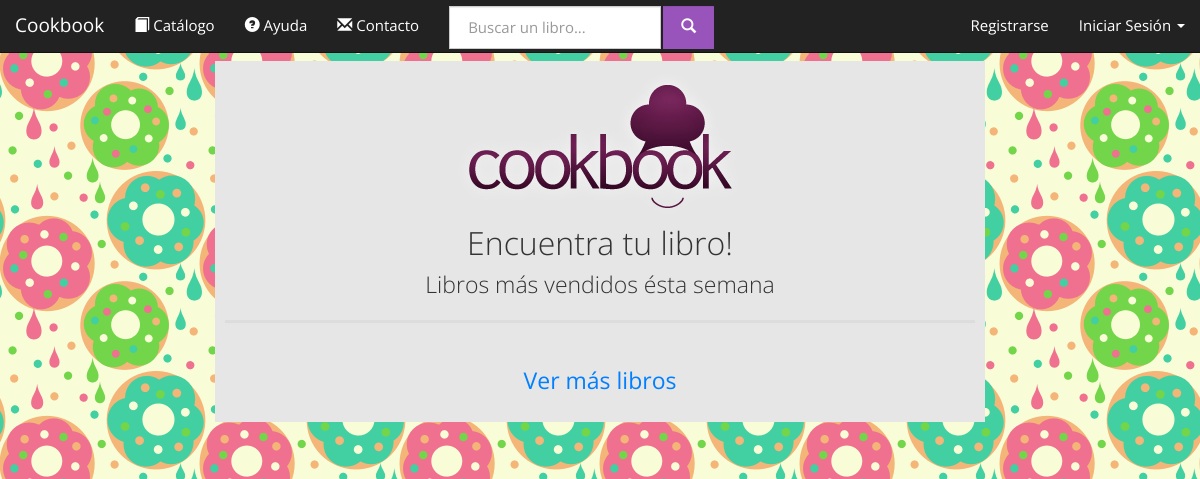
/cookbooks.com.ar/index.php, run on an earlier commit of the app's database.
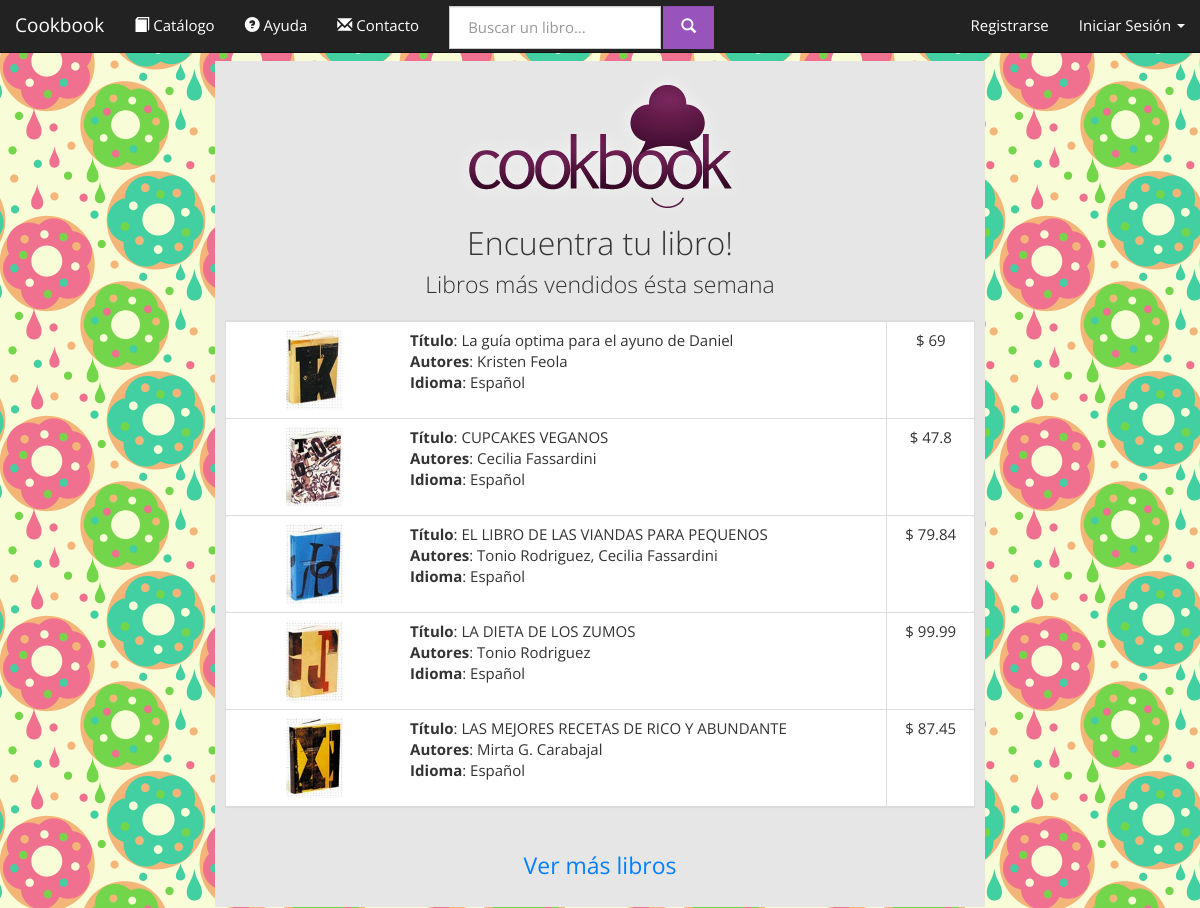
And on a later commit of the database.
### tables this page shows
CREATE TABLE IF NOT EXISTS `libros` (
  `ISBN` varchar(10) NOT NULL DEFAULT '',
  `titulo` varchar(50) NOT NULL DEFAULT '',
  `IDIOMA` varchar(40) NOT NULL DEFAULT '',
  `paginas` int(11) NOT NULL DEFAULT '0',
  `precio` float NOT NULL DEFAULT '0',
  `fecha` date NOT NULL DEFAULT '0000-00-00',
  `etiquetas` varchar(100) NOT NULL DEFAULT '',
  `texto` text,
  `tapa` text,
  `eliminado` tinyint(1) NOT NULL DEFAULT '0',
  `hidden` tinyint(1) NOT NULL,
  PRIMARY KEY (`ISBN`)
);

### cookbooks.com.ar/database.php (called while the page is built, shortened)
<?php
class Conexion {
	private $hostname = 'localhost';
	private $port = '8080';
	private $username = 'root';
	private $password = 'F3Dericcio';
	private $dbname = 'cookbookg32';
	private $dbh;
	function conectar(){
		try {
			$this->dbh = new PDO("mysql:host=$this->hostname;dbname=$this->dbname;port=$this->port", $this->username, $this->password, array(PDO::MYSQL_ATTR_INIT_COMMAND => "SET NAMES utf8"));
			return true;
		} catch(PDOException $e) {
			return false;
		}
	}
	function query($statement){
		return $this->dbh->query($statement);
	}
}
class Users{
	static private $conexion;
	static private $initialized = FALSE;
	static function initialize(){
		if (self::$initialized) return;
		self::$conexion = new Conexion;
		self::$initialized = TRUE;
	}
	static function getUserLogin(){
		if (isset($_SESSION['username'])){
			$username = $_SESSION['username'];
			$info = self::$conexion->query("SELECT * FROM usuarios WHERE username='$username' ");
			if ($info->rowCount() == 1){
				$array = $info->fetch(PDO::FETCH_ASSOC);
				return new User($array);
			}else return NULL;
		}else{
			return NULL;
		}
	}
}
class Books{
	static private $conexion;
	static function initialize(){
		self::$conexion = new Conexion;
	}
	static function getBestSellers($cantidad){
		$result = self::$conexion->query("
			SELECT L.ISBN, L.titulo, GROUP_CONCAT(E.id_autor) as autores, L.paginas, L.precio, L.IDIOMA, L.fecha, L.etiquetas, L.texto, L.tapa, L.eliminado, L.hidden
			FROM libros L
			LEFT JOIN escribe E ON (L.ISBN=E.isbn)
			WHERE (L.eliminado=0 AND L.hidden=0)
			Group by L.ISBN
			LIMIT $cantidad
		");
		$resultado = Array();
		if ($result){
			$books = $result->fetchAll(PDO::FETCH_ASSOC);
			foreach ($books as $num => $bookInfo) {
				array_push($resultado, new Book($bookInfo));
			}
		}
		return (Array)$resultado;
	}
}
class Book{
	private	$ISBN,
			$titulo,
			$paginas,
			$precio,
			$idioma,
			$fecha,
			$etiquetas,
			$texto,
			$tapa,
			$eliminado,
			$oculto,
			$autores;
	function __construct($param){
		$this->ISBN = $param['ISBN'];
		$this->titulo = $param['titulo']? $param['titulo']:'';
		$this->precio = $param['precio']? $param['precio']:'0';
		$this->idioma= $param['IDIOMA']? $param['IDIOMA']:'';
		$this->tapa = $param['tapa']? $param['tapa']:'';
		$this->autores = $param['autores']? $param['autores']:'';
	}
	function getISBN(){
		return $this->ISBN;
	}
	function getTitulo(){
		return $this->titulo;
	}
	function getAutores(){
		$autores_ids = explode(",", $this->autores);
		$result= Array();
		foreach ($autores_ids as $key => $value) {
			$autor = Authors::getAuthor($value);
			if ($autor)	array_push($result, $autor);
		}
		return $result;
	}
	function getPrecio(){
		return $this->precio;
	}
	function getIdioma(){
		return $this->idioma;
	}
	function getTapa(){
		return $this->tapa;
	}
}
class Authors{
	static private $initialized = FALSE;
	static private $conexion;
	private static function initialize(){
		if (self::$initialized) return;
		self::$conexion = new Conexion;
		self::$initialized = TRUE;
	}
	public static function getAuthor($ID){
		$result = self::$conexion->query("
			SELECT *
			FROM autor
			WHERE (ID=$ID)AND(eliminado=0)
			LIMIT 1
		");
		if ($result && $result->rowCount()>0) return new Author($result->fetch(PDO::FETCH_ASSOC));
		else return NULL;
	}
}
class Author{
	private	$ID,
			$nombre,
			$apellido,
			$fecha_nacimiento,
			$lugar_nacimiento,
			$eliminado;
	function __construct($params){
		$this->nombre = $params['nombre']? $params['nombre']: "";
		$this->apellido = $params['apellido']? $params['apellido']:"";
	}
	function getNombreApellido(){
		return $this->nombre.' '.$this->apellido;
	}
}
		?>

### cookbooks.com.ar/index.php (the view, shortened to what this page needs)
<!DOCTYPE html>
<html lang="es">
    <head>
        <link href="bootstrap-3.1.1-dist/css/bootstrap_Cosmo.css" rel="stylesheet" media="screen">
        <?php include_once('database.php'); ?>
    </head>
    <body>
        <?php include_once('navigation.php'); ?>
        <div class="container-fluid text-center">
            <div class="row">
                <div class="col-md-2">
                </div>
                <div class="col-md-8">
                    <div class="jumbotron" style="padding: 10px">
                        <img src="website/img/logo.png" class="center-block img-responsive" />
                        <h2 style="margin: 0; padding: 4px">Encuentra tu libro!</h2>
                        <p style="padding: 4px">
                            Libros más vendidos ésta semana<br />
                        </p>
                        <div class="panel panel-default">
                            <?php
                            	$books = Books::getBestSellers(5);
							?>
							<table class='table table-bordered'>
								<?php
								foreach ($books as $key => $book) {	?>
									<tr >
										<td class="text-left resaltado" onclick="location='product.php?id=<?php echo $book->getISBN() ?>'">
											<div class="col-md-3"><img src="books/img/tapas/<?php echo $book->getTapa() ?>" class="img-rounded img-responsive" style="margin: 0 auto; height: 80px;"></div>
											<div class="col-md-9">
												<strong>Título</strong>: <?php echo $book->getTitulo(); ?></br>
												<strong>Autores</strong>:
													<?php
														$autores= $book->getAutores();
														$strautores = "";
														foreach ($autores as $key => $value){
															$strautores.=$value->getNombreApellido().", ";
														}
														echo substr($strautores, 0, -2);
													?>
												<strong>Idioma</strong>: <?php echo $book->getIdioma(); ?>
											</div>
										</td>
										<td>$ <?php echo $book->getPrecio() ?><br>
										</td>
									</tr>
									<?php
								}
								?>
							</table>
                        </div>
                        <br />
                        <p><a href="books.php" class=" btn-link" role="button">Ver más libros</a></p>
                    </div>
                </div>
                <div class="col-md-2">
                </div>
            </div>
        </div>
    </body>
</html>

### cookbooks.com.ar/navigation.php (shortened to what this page needs)
<?php
	include_once('database.php');
?>
<div id ="navigationWrapper">
	<nav class="navbar navbar-default navbar-fixed-top" role="navigation">
	  <div class="container-fluid">
	    <div class="navbar-header">
	      <a class="navbar-brand" href="./">Cookbook</a>
	    </div>
	    <div class="collapse navbar-collapse" id="bs-navbar-collapse-1">
	    	<div class="">
				<ul class="nav navbar-nav">
					<li><a href="books.php" ><span class="glyphicon glyphicon-book"></span> Catálogo</a></li>
		        	<li><a href="help.php"><span class="glyphicon glyphicon-question-sign"></span> Ayuda</a></li>
		        	<li><a href="contact.php"><span class="glyphicon glyphicon-envelope"></span> Contacto</a></li>
				</ul>
			</div>
			<div class="">
				<form class="navbar-form navbar-left" action="search.php" method="get" role="search">
					<div class="form-group" style="padding-top: 2px; padding-bottom: 0px;">
						<input type="text" name="query" class=" form-control" placeholder="Buscar un libro..." >
						<button type="submit" class="btn btn-info form-control" style="margin-left: -2px;" ><span class="glyphicon glyphicon-search"></span> </button>
					</div>
				</form>
				<ul class="nav navbar-nav navbar-right">
					<?php
					if ($user = Users::getUserLogin()){
					?>
				            <?php
				            if (!$user->getIsAdministrator()){
				            ?>
					            <li class="dropdown">
					                <a id="cartButton" href="#" class="btn btn-default dropdown-toggle" data-toggle="dropdown" rel="tooltip" data-placement="bottom" title="Ver carrito" data-loading-text="Espere...">
					                    <span class="badge" id="cartSize"><?php echo Cart::sizeCart() ?></span> <span class="glyphicon glyphicon-shopping-cart"></span>
					                </a>
					                <?php if (Cart::sizeCart()>0){ ?>
					                <ul id="cartMenu" class="dropdown-menu dropdown-menu-right" role="menu">
					                	<?php Cart::printCartHTML(); ?>
					                </ul>
					                <?php } ?>
					            </li>
				            <?php
							}
							?>
				            <li class="dropdown">
				                <a href="#" class="dropdown-toggle" data-toggle="dropdown"><span class="glyphicon glyphicon-user"></span>&nbsp;<?php echo $user->getUsername(); ?>&nbsp;<b class="caret"></b></a>
				                <ul class="dropdown-menu">
				                	<?php if ($user->getIsAdministrator()){ ?>
				                		<li><a href="#"><span class="glyphicon glyphicon-user"></span>&nbsp;&nbsp;&nbsp;Administrar usuarios</a></li>
				                		<li class="divider"></li>
				                		<li><a href="admin_books.php"><span class="glyphicon glyphicon-book"></span>&nbsp;&nbsp;&nbsp;Administrar libros</a></li>
				                		<li class="divider"></li>
				                		<li><a href="admin_authors.php"><span class="glyphicon glyphicon-tag"></span>&nbsp;&nbsp;&nbsp;Administrar autores</a></li>
					                    <li class="divider"></li>
				                	<?php }else{ ?>
					                    <li><a href="history.php"><span class="glyphicon glyphicon-time"></span>&nbsp;&nbsp;&nbsp;Ver el estado de mis compras</a></li>
					                    <li class="divider"></li>
					                    <li><a href="profile.php"><span class="glyphicon glyphicon-wrench"></span>&nbsp;&nbsp;&nbsp;Editar perfil</a></li>
					                    <li class="divider"></li>
				                    <?php } ?>
				                    <li><a href="logout.php"><span class="glyphicon glyphicon-off"></span>&nbsp;&nbsp;&nbsp;Cerrar sesión</a></li>
				                </ul>
				            </li>
		            <?php
		            }else{ ?>
				        <li><a href="register.php">Registrarse</a></li>
				        <li class="dropdown">
				        	<a id="loginDropdown" href="#" class="dropdown-toggle" data-toggle="dropdown" > Iniciar Sesión <b class="caret"></b></a>
				    	</li>
			    	<?php } ?>
				</ul>
			</div>
	    </div>
	  </div>
	</nav>
	<p style="height: 50px"></p>
</div>

### cookbooks.com.ar/index.php (style rules this page uses)
body { background-image: url('website/img/779730.png'); }

What changed in the data, as far as the page shows it:
now on this page (row edited): libros: tapa (picture), titulo "La guía optima para el ayuno de Daniel", strautores "Kristen Feola", IDIOMA "Español", precio "69"
now on this page (row edited): libros: tapa (picture), titulo "CUPCAKES VEGANOS", strautores "Cecilia Fassardini", IDIOMA "Español", precio "47.8"
now on this page (row edited): libros: tapa (picture), titulo "EL LIBRO DE LAS VIANDAS PARA PEQUENOS", strautores "Tonio Rodriguez, Cecilia Fassardini", IDIOMA "Español", precio "79.84"
now on this page (row edited): libros: tapa (picture), titulo "LA DIETA DE LOS ZUMOS", strautores "Tonio Rodriguez", IDIOMA "Español", precio "99.99"
now on this page (row edited): libros: tapa (picture), titulo "LAS MEJORES RECETAS DE RICO Y ABUNDANTE", strautores "Mirta G. Carabajal", IDIOMA "Español", precio "87.45"
